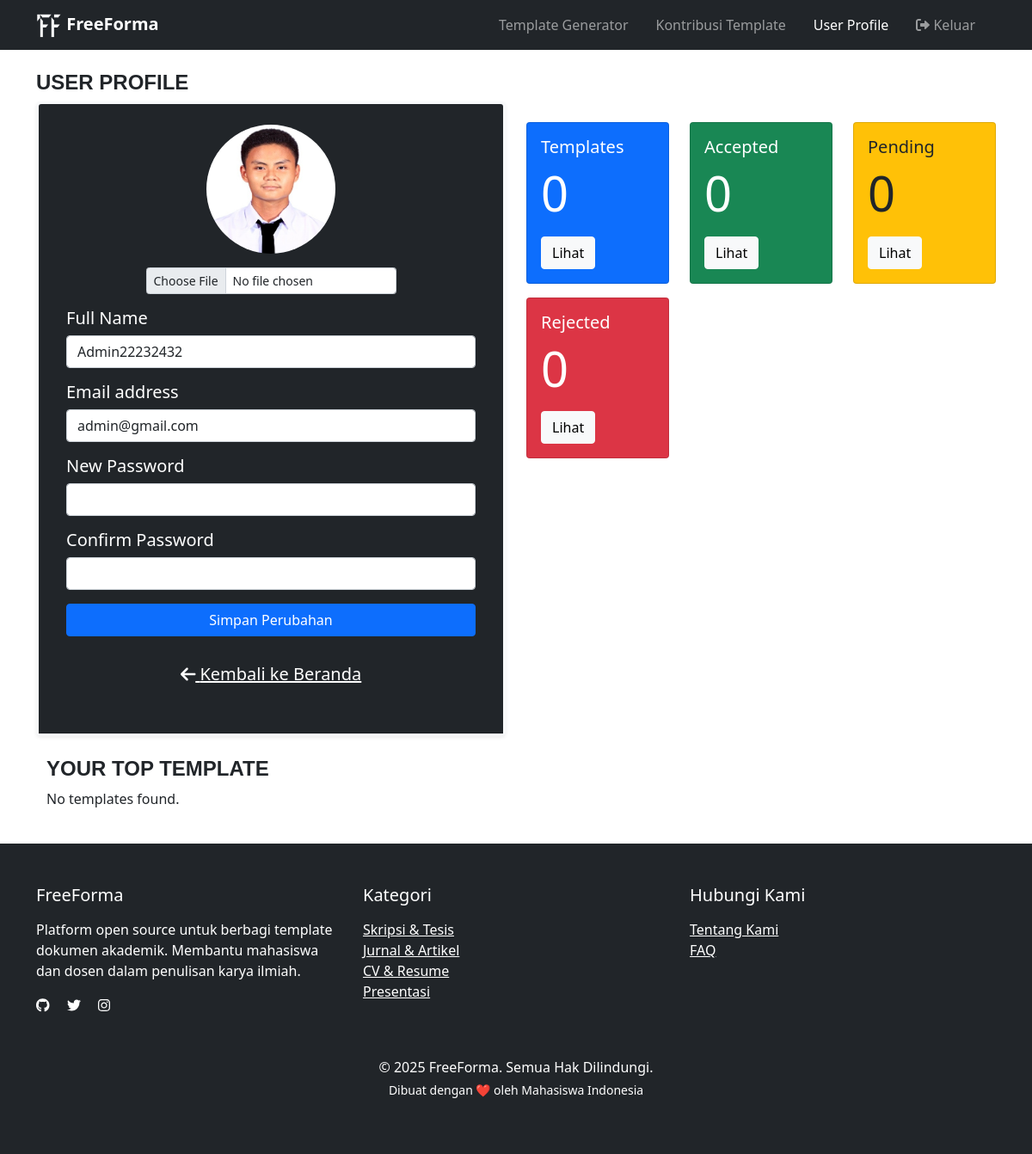
/pages/user/user_profile.php (signed in), run on the app's committed database.
### tables this page shows
CREATE TABLE `User` (
  `id` int(11) NOT NULL,
  `fullname` varchar(255) DEFAULT NULL,
  `email` varchar(255) DEFAULT NULL,
  `foto` varchar(255) DEFAULT NULL,
  `password` varchar(255) DEFAULT NULL,
  `role` enum('user','admin') DEFAULT NULL,
  `isActive` tinyint(1) NOT NULL DEFAULT '1',
  `resetPasswordToken` varchar(255) DEFAULT NULL
);

### pages/user/user_profile.php (the view, shortened to what this page needs)
<?php
include '../koneksi.php';
$userData = null;
if (isset($_SESSION['user_id'])) {
  $userId = $_SESSION['user_id'];
  $query = "SELECT * FROM User WHERE id = ?";
  $stmt = $koneksi->prepare($query);
  $stmt->bind_param("i", $userId);
  $stmt->execute();
  $result = $stmt->get_result();
  if ($result->num_rows > 0) {
    $userData = $result->fetch_assoc();
  } else {
    echo "User not found.";
  }
} else {
  echo "You are not logged in.";
}
?>
<!DOCTYPE html>
<html lang="en">
<head>
  <link href="https://cdn.jsdelivr.net/npm/bootstrap@5.0.2/dist/css/bootstrap.min.css" rel="stylesheet"
>
  <link rel="stylesheet" href="https://cdn.jsdelivr.net/npm/bootstrap-icons@1.11.3/font/bootstrap-icons.min.css">
  <link href="https://cdnjs.cloudflare.com/ajax/libs/font-awesome/6.0.0/css/all.min.css" rel="stylesheet">
</head>
<body>
  <nav class="navbar navbar-expand-lg navbar-dark bg-dark">
    <div class="container">
      <a class="navbar-brand fw-bold" href="#">
        <img src="../../assets/logo-white.png" alt="FF" width="30" height="30" class="">
        FreeForma
      </a>
      <div class="d-flex justify-content-between w-100 mr-4">
        <div class="collapse navbar-collapse d-flex justify-content-center mx-3" id="navbarSupportedContent">
          <ul class="navbar-nav ms-auto mb-2 mb-lg-0">
            <li class="nav-item me-3">
              <a class="nav-link" aria-current="page" href="./user_template_generator.php">Template Generator</a>
            </li>
            <li class="nav-item me-3">
              <a class="nav-link" href="./user_kontribusi_template.php">Kontribusi Template</a>
            </li>
            <li class="nav-item me-3">
              <a class="nav-link active" href="./user_profile.php">User Profile</a>
            </li>
            <li class="nav-item">
              <a class="nav-link" href="../logout.php" onclick="return confirm('Apakah Anda yakin ingin keluar?');">
                <i class="fas fa-sign-out-alt"></i> Keluar
              </a>
            </li>
          </ul>
        </div>
      </div>
    </div>
  </nav>
  <div class="container mt-4">
    <div class="row">
      <div class="col-12">
        <h4 class="fw-bold text-start" style="font-family: 'Poppins', sans-serif;">USER PROFILE</h4>
      </div>
    </div>
    <div class="row align-items-start">
      <div class="col-md-6">
        <div class="card rounded-3 border-3 border-light shadow-sm ">
          <div class="card-header bg-dark text-white">
            <h5 class="mb-0">
              <div class="card-body">
                <form action="" method="POST" enctype="multipart/form-data">
                  <div class="mb-3">
                    <div class="text-center">
                      <img src="<?= isset($userData['foto']) ? '../../assets/users/' . htmlspecialchars($userData['foto']) : '../../assets/users/684d5e5246a78-avatar.png'; ?>" alt="Profile Photo" class="img-fluid rounded-circle mb-3" style="width: 150px; height: 150px;">
                    </div>
                    <div class="text-center">
                      <input class="form-control form-control-sm d-inline-block w-auto" type="file" id="profilePhoto" name="profilePhoto" accept="image/*">
                    </div>
                  </div>
                  <div class="mb-3">
                    <label for="fullname" class="form-label">Full Name</label>
                    <input type="text" class="form-control" id="fullname" name="fullname" value="<?= isset($userData['fullname']) ? htmlspecialchars($userData['fullname']) : ''; ?>">
                  </div>
                  <div class="mb-3">
                    <label for="email" class="form-label">Email address</label>
                    <input type="email" class="form-control" id="email" name="email" value="<?= isset($userData['email']) ? htmlspecialchars($userData['email']) : ''; ?>">
                  </div>
                  <div class="mb-3">
                    <label for="password" class="form-label">New Password</label>
                    <input type="password" class="form-control" id="password" name="password" pattern=".{8,}" title="minimal password 8 karakter">
                  </div>
                  <div class="mb-3">
                    <label for="confirmPassword" class="form-label">Confirm Password</label>
                    <input type="password" class="form-control" id="confirmPassword" name="confirmPassword">
                  </div>
                  <div class="d-grid">
                    <button type="submit" class="btn btn-primary" name="updateProfile">Simpan Perubahan</button>
                  </div>
                </form>
                <div class="text-center my-4">
                  <a href="../index.php?title=Beranda" class="nav-link text-white text-decoration-underline mb-3">
                    <i class="fas fa-arrow-left"></i>
                    Kembali ke Beranda
                  </a>
                </div>
              </div>
          </div>
        </div>
      </div>
      <div class="col-md-6">
        <div class="row my-4">
          <div class="col-md-4">
            <div class="card text-white bg-primary mb-3">
              <div class="card-body">
                <h5 class="card-title">Templates</h5>
                <p class="card-text display-4">
                  <?php
                  $query = "SELECT COUNT(*) AS total FROM Template WHERE author = $userId";
                  $result = mysqli_query($koneksi, $query);
                  $row = mysqli_fetch_assoc($result);
                  echo htmlspecialchars($row['total']);
                  ?>
                </p>
                <a href="user_kontribusi_template.php" class="btn btn-light">Lihat</a>
              </div>
            </div>
          </div>
          <div class="col-md-4">
            <div class="card text-white bg-success mb-3">
              <div class="card-body">
                <h5 class="card-title">Accepted</h5>
                <p class="card-text display-4">
                  <?php
                  $query = "SELECT COUNT(*) AS total FROM Template WHERE approvalStatus = 'accepted' AND author = $userId";
                  $result = mysqli_query($koneksi, $query);
                  $row = mysqli_fetch_assoc($result);
                  echo htmlspecialchars($row['total']);
                  ?>
                </p>
                <a href="user_kontribusi_template.php" class="btn btn-light">Lihat</a>
              </div>
            </div>
          </div>
          <div class="col-md-4">
            <div class="card text-dark bg-warning mb-3">
              <div class="card-body">
                <h5 class="card-title">Pending</h5>
                <p class="card-text display-4">
                  <?php
                  $query = "SELECT COUNT(*) AS total FROM Template WHERE approvalStatus = 'pending' AND author = $userId";
                  $result = mysqli_query($koneksi, $query);
                  $row = mysqli_fetch_assoc($result);
                  echo htmlspecialchars($row['total']);
                  ?>
                </p>
                <a href="user_kontribusi_template.php" class="btn btn-light">Lihat</a>
              </div>
            </div>
          </div>
          <div class="col-md-4">
            <div class="card text-white bg-danger mb-3">
              <div class="card-body">
                <h5 class="card-title">Rejected</h5>
                <p class="card-text display-4">
                  <?php
                  $query = "SELECT COUNT(*) AS total FROM Template WHERE approvalStatus = 'rejected' AND author = $userId";
                  $result = mysqli_query($koneksi, $query);
                  $row = mysqli_fetch_assoc($result);
                  echo htmlspecialchars($row['total']);
                  ?>
                </p>
                <a href="user_kontribusi_template.php" class="btn btn-light">Lihat</a>
              </div>
            </div>
          </div>
        </div>
      </div>
    </div>
    <div class="container mt-4">
      <div class="row">
        <div class="col-12">
          <h4 class="fw-bold text-start" style="font-family: 'Poppins', sans-serif;"> YOUR TOP TEMPLATE</h4>
        </div>
      </div>
      <div class="row">
        <?php
        $query = "SELECT * FROM Template WHERE author = $userId AND approvalStatus = 'accepted' AND isActive = 1 ORDER BY downloadCount DESC LIMIT 8";
        $result = mysqli_query($koneksi, $query);
        if (mysqli_num_rows($result) > 0) {
          while ($template = mysqli_fetch_assoc($result)) {
            echo '<div class="col-md-3 mb-4">';
            echo '<div class="card h-100 shadow-sm bg-dark text-white">';
            echo '<img src="../../templates/covers/' . htmlspecialchars($template['coverImage']) . '" class="card-img-top" alt="Template Cover">';
            echo '<div class="card-body">';
            echo '<h5 class="card-title">' . htmlspecialchars($template['templateName']) . '</h5>';
            echo '<p class="card-text">Kategori: ' . htmlspecialchars($template['category']) . '</p>';
            echo '<p class="card-text"><i class="bi bi-download"></i> ' . (int)$template['downloadCount'] . ' Downloads</p>';
            echo '<p class="card-text text-white"><small class="text-active">Last updated ' . date('d M Y', strtotime($template['updatedAt'])) . '</small></p>';
            echo '</div>';
            echo '</div>';
            echo '</div>';
          }
        } else {
          echo '<p>No templates found.</p>';
        }
        ?>
      </div>
    </div>
  </div>
  <br />
  <?php include './components/footer.php' ?>
</body>
</html>

### data on the page
user: foto (picture), fullname "Admin22232432", email "admin@gmail.com"

### other printed values
$row['total'] "0"
